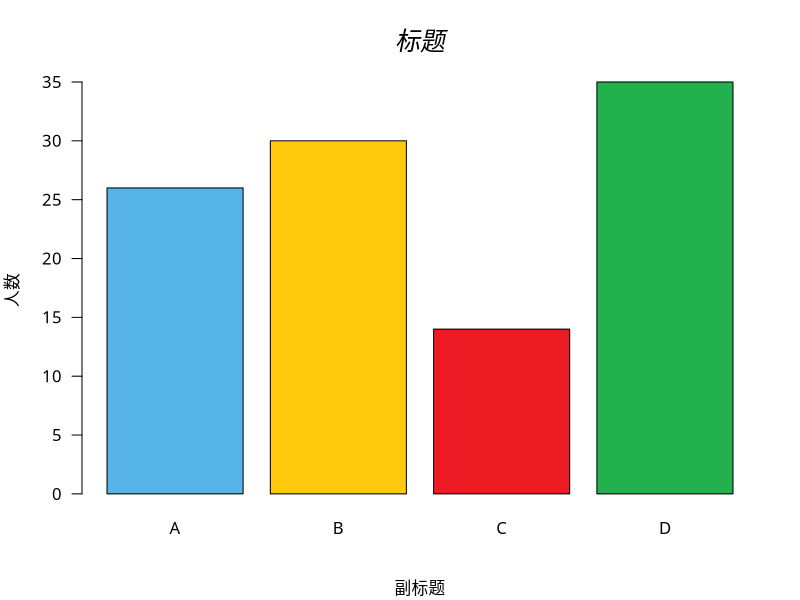
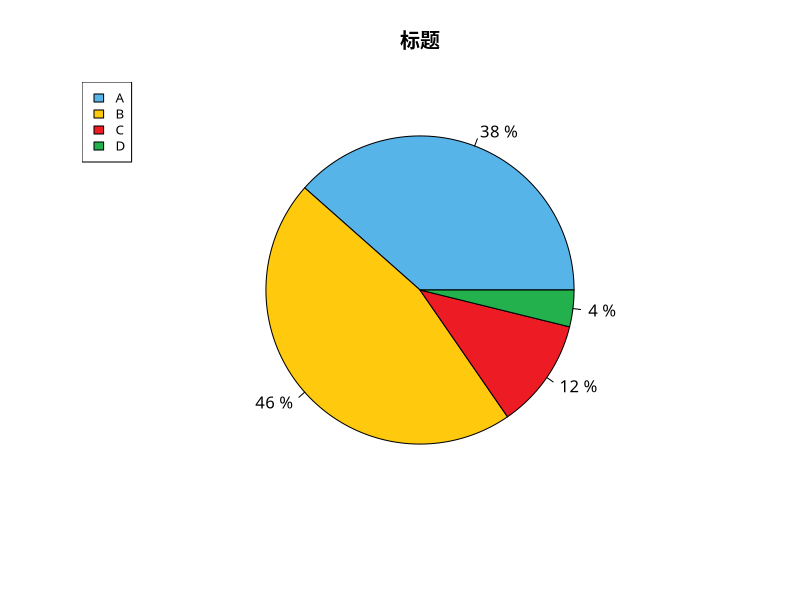
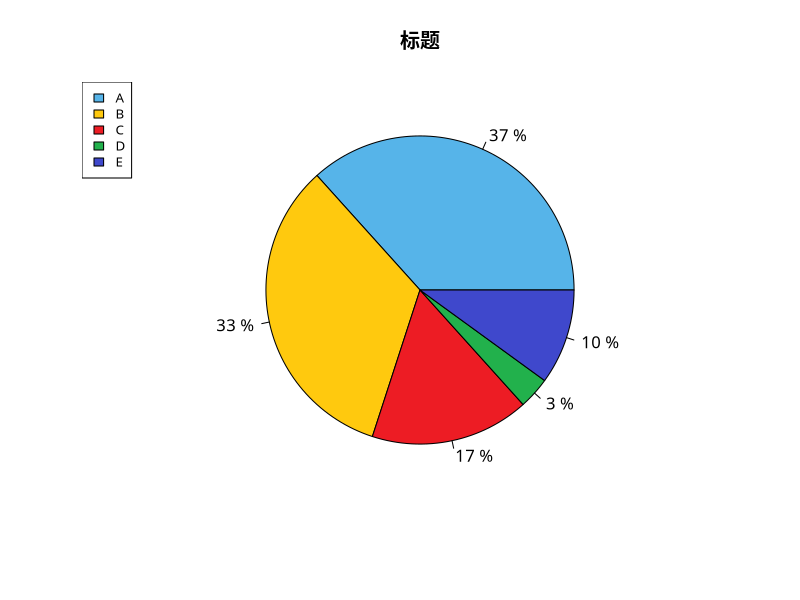

These figures' R source, in order:
## ---- chunk 1
knitr::opts_chunk$set(results='hold', collapse = TRUE, warning = FALSE, message=FALSE, out.width = '60%', out.height = '60%',fig.align='center')
## ---- chunk 2
par(family='STKaiti')
barplot(c(26,30,14,35),axes = FALSE,
        main=list('标题',cex=1.5,col='black',font=3),
        col=c("#56B4E9","#FFC90E","#ED1C24","#22B14C"),
        names.arg=c('A','B','C','D'),
        sub='副标题',
        ylab='人数'
)
axis(2, at = seq(0,35,5), las = 1)

# 数据准备
info = c(10,12, 3, 1)
names = c("A","B", "C", "D")
cols = c("#56B4E9","#FFC90E","#ED1C24","#22B14C")
# 计算百分比
piepercent = paste(round(100*info/sum(info)), "%")
# 绘图
pie(info, labels=piepercent, main = "标题", col=cols)
# 添加颜色样本标注
legend("topleft", names, cex=0.8, fill=cols)

info = c(11,10,5,1,3)
names = c("A",'B',"C", "D", "E")
cols = c("#56B4E9","#FFC90E","#ED1C24","#22B14C","#3f48CC")
# 计算百分比
piepercent = paste(round(100*info/sum(info)), "%")
# 绘图
pie(info, labels=piepercent, main = "标题", col=cols)
# 添加颜色样本标注
legend("topleft", names, cex=0.8, fill=cols)  
